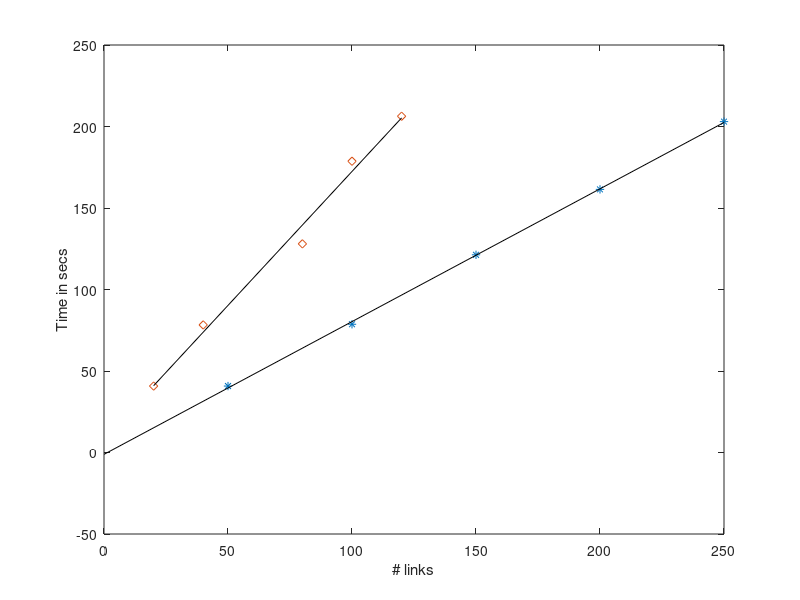
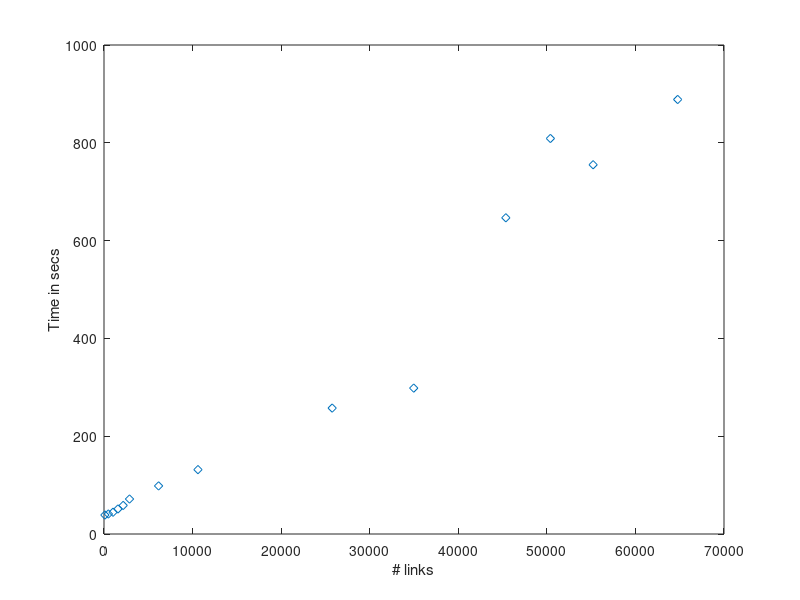

Source code (MATLAB) for these figures, in order: (Note: this script raises an error after producing the figures.)

%%
clc
clear
close
figure(1)

m = [50 100 150 200 250];
time = [40.76 78.68 121.28 161.42 203];
plot(m,time,'*')
hold on
P1 = polyfit(m,time,1)
y = P1(1)*[0 250]+P1(2);
xlabel('# path points')
ylabel('Time in secs')
plot([0 250],y,'k')

% figure(2)
m = [20 40 80 100 120];
time = [40.76 78.27 128.0 178.70 206.3];
plot(m,time,'d')
hold on
P = polyfit(m,time,1)
y = P(1)*[20 120]+P(2);
xlabel('# links')
ylabel('Time in secs')
plot([20 120],y,'k')

%%
figure(3)
m = ([100 496 1020 1572 2164 2880 6162 10608 25760 50400 64770 55224 45368 34968]);
time =([ min([38.83 40.25 41.40]) min([40.95 42.95 44.55]) min([44.50 49.15 46.82 47.60 48.54])  min([53.26 51.19 53.6 53.18]) min([59.08 58.42 59.21])  min([71.54 77.98 80.97 82.48]) min([98.34 112.39 117.31 120.23]) min([131.66 152.67 159.67 163.26]) min([257.53 258.61 257.5]) min([811.08 808.86]) 888.57 755.11 646.66 298.35]);
plot(m,time,'d')
hold on
P = polyfit(m,time,1)
y = P(1)*[2 12]+P(2);
xlabel('# links')
ylabel('Time in secs')
plot([2 12],y,'k')

[xData, yData] = prepareCurveData( m, time );

% Set up fittype and options.
ft = fittype( 'power2' );
opts = fitoptions( 'Method', 'NonlinearLeastSquares' );
opts.Display = 'Off';
opts.StartPoint = [25.2025133047221 0.101378397883042 0.41977204965504];

% Fit model to data.
[fitresult, gof] = fit( xData, yData, ft, opts );

% Plot fit with data.

h = plot( fitresult, xData, yData );
legend( h, 'time vs. m', 'untitled fit 1', 'Location', 'NorthEast' );
% Label axes
xlabel('# faces')
ylabel('Time in secs')